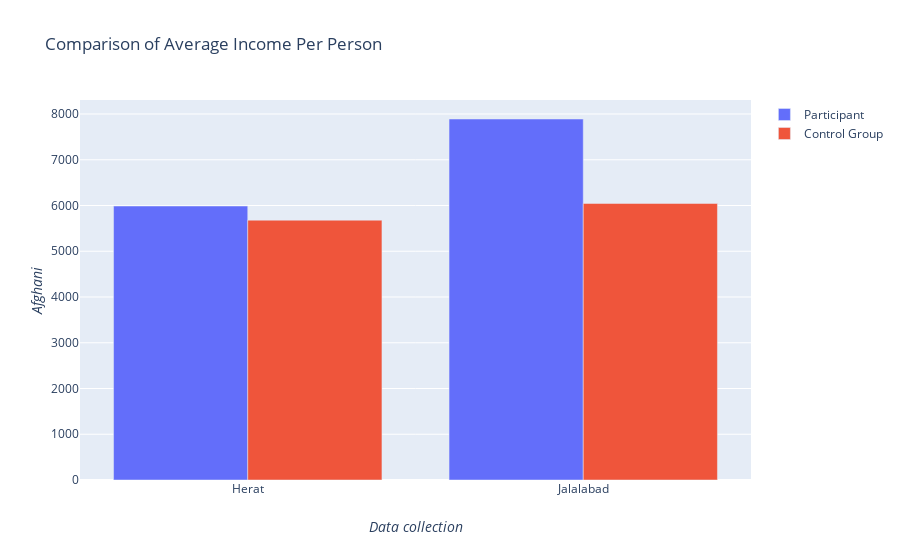

Notebook code cell kept with this figure:
### Code cell
Participant = go.Bar(
               x=['Herat', 'Jalalabad'],
               y=[herat_ei, jal_ei],
               name='Participant'
               )

Control_Group = go.Bar(
            x=['Herat', 'Jalalabad'],
            y=[herat_ctrl_ei, jal_ctrl_ei],
            name='Control Group'
            )
data = [Participant, Control_Group]

layout = go.Layout(
                    title='Comparison of Average Income Per Person',
                    xaxis=dict(title='<i>Data collection</i>'),
                    yaxis=dict(title='<i>Afghani</i>'),
                    barmode='group'
                )

fig = go.Figure(data=data, layout=layout)
fig.show()

### Figure 1 — Plotly figure (JSON) as saved in the notebook; plotly's stock layout.template omitted (floating-point values rounded to 4 significant figures)
{"data": [{"name": "Participant", "type": "bar", "x": ["Herat", "Jalalabad"], "y": [5988.0, 7891.0]}, {"name": "Control Group", "type": "bar", "x": ["Herat", "Jalalabad"], "y": [5680.0, 6045.0]}], "layout": {"barmode": "group", "title": {"text": "Comparison of Average Income Per Person"}, "xaxis": {"title": {"text": "<i>Data collection</i>"}}, "yaxis": {"title": {"text": "<i>Afghani</i>"}}}}
